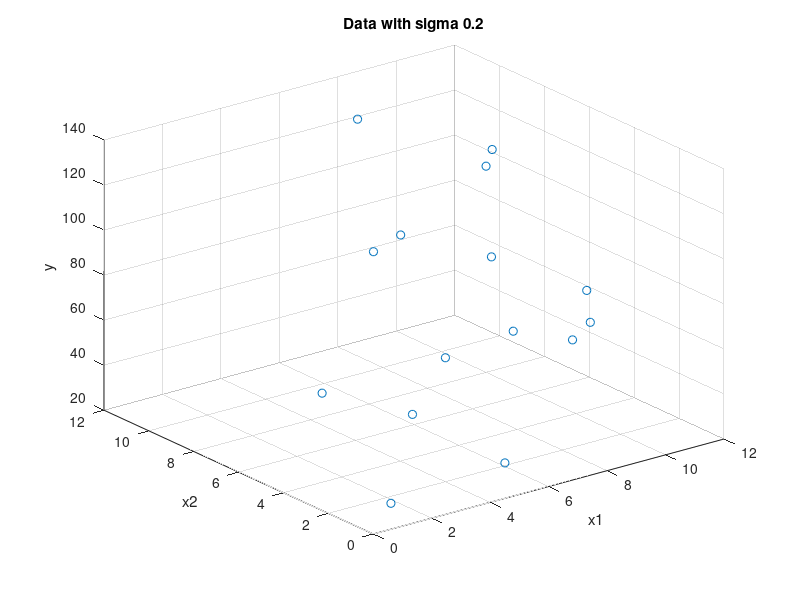

This chart was generated by the following MATLAB code: (Note: this script raises an error after producing the figure.)
%loss function depends on the amplitude of noise:
clear all

loss_function = [];
sigma_values = 0.2:0.2:0.8;

for sigma = sigma_values
    
    %data generation:
    n = 15;
    x = 10.*rand(n,2)+1;
    x_tmp = [ones(n,1),x];
    theta = 10.*rand(1,3);
    %sigma = 1;
    e = normrnd(0, sigma, [1,n]);
    y = x_tmp*transpose(theta) + transpose(e);

    %3d plot:
    figure
    plot3(x(:,1),x(:,2), y,'o')
    title(['Data with sigma ', num2str(sigma)])
    xlabel('x1')
    ylabel('x2')
    zlabel('y')
    grid on

    %Least square estimation:
    est_theta = szivi4_hw2_task1(x_tmp, y); %40x3 40x1 -> 3

    %Loss function:
    Loss = transpose(y - x_tmp*est_theta)*(y - x_tmp*est_theta);
    loss_function = [loss_function, Loss];
end

figure 
plot(sigma_values, loss_function,'*-')
grid on
title('Loss function with different sigma values')
xlabel('sigma')
ylabel('loss')

%%
%loss function depends on the sample size:
clear all

loss_function = [];
n_values = 10:10:40;

for n = n_values
    
    %data generation:
    %n = 15;
    x = 10.*rand(n,2)+1;
    x_tmp = [ones(n,1),x];
    theta = 10.*rand(1,3);
    sigma = 0.2;
    e = normrnd(0, sigma, [1,n]);
    y = x_tmp*transpose(theta) + transpose(e);

    %3d plot:
    figure
    plot3(x(:,1),x(:,2), y,'o')
    title(['Data with n ', num2str(n)])
    xlabel('x1')
    ylabel('x2')
    zlabel('y')
    grid on

    %Least square estimation:
    est_theta = szivi4_hw2_task1(x_tmp, y);

    %Loss function:
    Loss = transpose(y - x_tmp*est_theta)*(y - x_tmp*est_theta);
    loss_function = [loss_function, Loss];
end

figure 
plot(n_values, loss_function,'*-')
grid on
title('Loss function with different n values')
xlabel('n')
ylabel('loss')

%%
%all the upper combined togeter:
%loss function depends on the amplitude of noise and the the sample size:
clear all

n_values = 10:10:40;
sigma_values = 0.2:0.2:0.8;
zz = [];

for n = n_values
    loss_function = [];
    for sigma = sigma_values
    
        %data generation:
        %n = 15;
        x = 10.*rand(n,2)+1;
        x_tmp = [ones(n,1),x];
        theta = 10.*rand(1,3);
        %sigma = 0.2;
        e = normrnd(0, sigma, [1,n]);
        y = x_tmp*transpose(theta) + transpose(e);

        %Least square estimation:
        est_theta = szivi4_hw2_task1(x_tmp, y);

        %Loss function:
        Loss = transpose(y - x_tmp*est_theta)*(y - x_tmp*est_theta);
        loss_function = [loss_function, Loss];
    end
    zz = [zz; loss_function];
end

[xx, yy] = meshgrid(sigma_values, n_values);
figure 
grid on
surf(xx,yy,zz)
title({['dependency of the loss function'] ['on the amplitude of noise and the the sample size']})
xlabel('sigma')
ylabel('n')
zlabel('loss')
